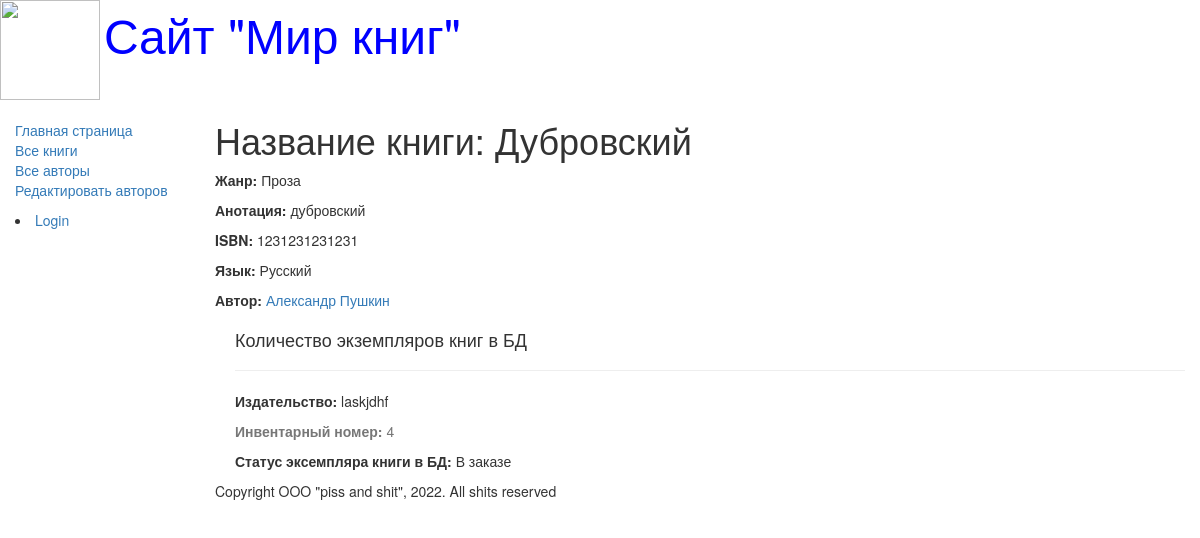
The page /book/2 on the database its author committed.
### catalog/models.py (models this page shows, shortened)
class Book(models.Model):
    title = models.CharField(max_length=200, help_text='Введите название книги', verbose_name='Название книги')
    genre = models.ForeignKey('Genre', on_delete=models.CASCADE, help_text='Выберите жанр книги', verbose_name='Жанр книги', null=True)
    language = models.ForeignKey('Language', on_delete=models.CASCADE, help_text='Выберите язык книги', verbose_name='Язык книги', null=True)
    author = models.ManyToManyField('Author', help_text='Выберите автора книги', verbose_name='Автор книги')
    summary = models.TextField(max_length=1000, help_text='Введите краткое описание книги', verbose_name='Анотация книги')
    isbn = models.CharField(max_length=13, help_text='Должно содержать 13 символов', verbose_name='ISBN книги')
    def display_author(self):
        return ', '.join([author.last_name for author in self.author.all()])
    display_author.short_description = 'Авторы'

class Genre(models.Model):
    name = models.CharField(max_length=200, help_text='Введите жанр книго', verbose_name='Жанр книги')
    def __str__(self):
        return self.name

class Language(models.Model):
    name = models.CharField(max_length=20, help_text='Введите язык книги', verbose_name='Язык книги')
    def __str__(self):
        return self.name

class Author(models.Model):
    first_name = models.CharField(max_length=100, help_text='Введите имя автора', verbose_name='Имя автора')
    last_name = models.CharField(max_length=100, help_text='Введите фамилию автора', verbose_name='Фамилия автора')
    date_of_birth = models.DateField(help_text='Введите дату рождения', verbose_name='Дата рождения', null=True, blank=True)
    date_of_death = models.DateField(help_text='Введите дату смерти', verbose_name='Дата смерти', null=True, blank=True)

class BookInstance(models.Model):
    book = models.ForeignKey('Book', on_delete=models.CASCADE, null=True)
    inv_nom = models.CharField(max_length=20, help_text='Введите инвентарный номер экземпляра', verbose_name='Инвентарный номер', null=True)
    imprint = models.CharField(max_length=200, help_text='Введите издательство и год выпуска', verbose_name='Издательство')
    status = models.ForeignKey('Status', on_delete=models.CASCADE, help_text='Изменить состояние экземпляра', verbose_name='Статус экземпляра книги', null=True)
    due_back = models.DateField(help_text='Введите конец срока статуса', verbose_name='Дата окончяания статуса')
    borrower = models.ForeignKey(User, on_delete=models.SET_NULL, help_text='Выберите заказчика книги', verbose_name='Заказчик', null=True, blank=True)
    class Meta:
        ordering = ['due_back']

class Status(models.Model):
    name = models.CharField(max_length=20, help_text='Введите статус экземпляра книги', verbose_name='Статус экземпляра книги')
    def __str__(self):
        return self.name

### catalog/views.py (the view)
# urls.py: re_path(r'^book/(?P<pk>\d+)$', views.BookDetailView.as_view(), name='book-detail'),
class BookDetailView(generic.DetailView):
    model = Book

### templates/catalog/book_detail.html (shortened to what this page needs)
{% extends 'base_generic.html' %}
{% block content %}
    <h1>Название книги: {{ book.title }}</h1>
    <p><strong>Жанр:</strong> {{ book.genre }}</p>
    <p><strong>Анотация:</strong> {{ book.summary }}</p>
    <p><strong>ISBN:</strong> {{ book.isbn }}</p>
    <p><strong>Язык:</strong> {{ book.language }}</p>
    {% for author in book.author.all %}
        <p><strong>Автор:</strong>
            <a href="">{{ author.first_name }}
                       {{ author.last_name }}</a></p>
    {% endfor %}
    <div style="margin-left: 20px; margin-top: 20px">
        <h4>Количество экземпляров книг в БД</h4>
        {% for copy in book.bookinstance_set.all %}
            <hr>
            <p><strong>Издательство:</strong> {{ copy.imprint }}</p>
            <p class="text-muted"><strong>Инвентарный номер:</strong> {{ copy.id }}</p>
            <p><strong>Статус эксемпляра книги в БД:</strong> {{ copy.status }}</p>
        {% endfor %}
    </div>
{% endblock %}

### rows shown on the page
Book: title "Дубровский", genre "Проза", summary "дубровский", isbn "1231231231231", language "Русский"
Author: first_name "Александр", last_name "Пушкин"
BookInstance: imprint "laskjdhf", id "4", status "В заказе"
